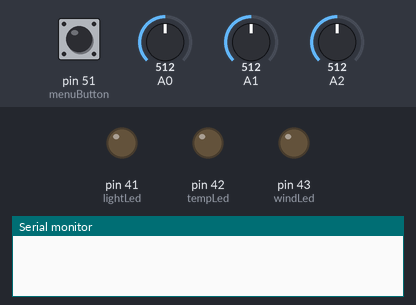
The sketch below on a simulated Arduino Mega 2560, built with avr-gcc and run on an emulated ATmega2560. Shown: output pins drawn as LEDs (lit = HIGH), the last lines printed to the serial monitor. Inputs (shaded band) come from the test bench; at power-on: pin 51 (menuButton) HIGH, A1 = 512, A0 = 512, A2 = 512.

Above: at 2.2 s.
2.3 s: pin 51 (menuButton) pulled LOW for 0.15 s
3.9 s: pin 51 (menuButton) pulled LOW for 1 s
At 7.41 s:
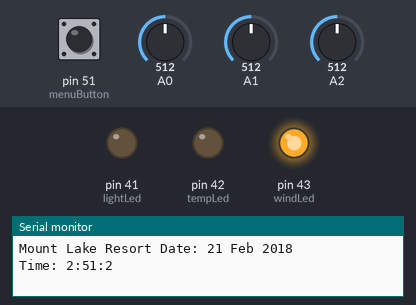
8.9 s: pin 51 (menuButton) pulled LOW for 0.15 s
At 9.43 s:
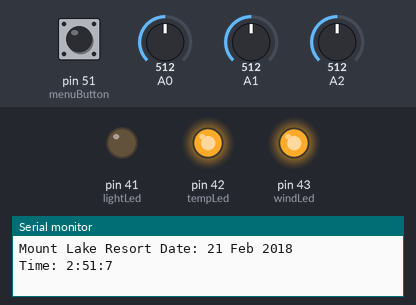
At 10.41 s:
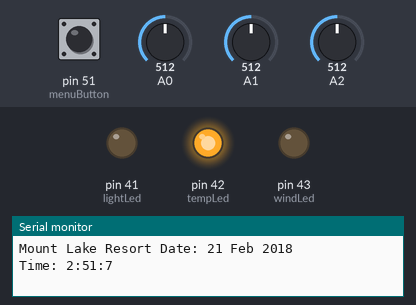
12.4 s: A1 set to 5
15.9 s: A1 set to 75
19.4 s: A1 set to 86
Timing chart, 0 to 23.9 s (numbered marks = the images above; inputs shaded):
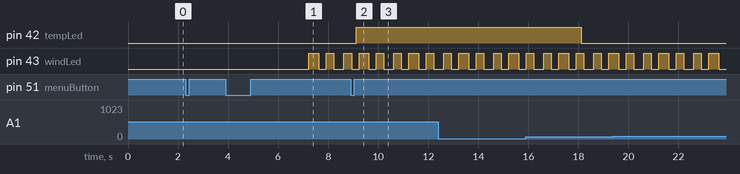

Measured:
- after the input at 3.9 s, pin 43 (windLed): goes HIGH 0.40 s, LOW 0.30 s, HIGH 0.30 s, LOW 0.40 s, then HIGH, starting after 3.3 s
- after the input at 8.9 s, pin 42 (tempLed): LOW → HIGH after 0.22 s

The sketch:

WeatherStation.ino
```cpp
/*
Name:    WeatherStation.ino
Created: 2/11/2018 2:33:43 PM
Author:  Farbod
*/

#include "SensorLib.h"
#include <SoftwareSerial.h>
#include <serLCD.h>
#include <Time.h>
#include <TimeLib.h>

//Declare Modules
Sensor lightSen(0, 1);
Sensor tempSen(1, 2);
Sensor windSen(2, 3);
serLCD lcd(50);

int lightLed = 41;
int tempLed = 42;
int windLed = 43;
int switch1 = 52;
int menuButton = 51;

int windLedState, tempLedState, lightLedState; //environmental state holders for leds

                         //Declare Variables
float data[3][3];


int ledBlink; //led on & off checker for blinking
int waitCounter; //counter for intial averaged data @  startup
int menuNum; //lcd menu state holder
int avgInterval;
int logInterval;
int testMode;
bool updateDisp;
int prevDispTime;
unsigned long currentTime, dispCurrentTime;
unsigned long prevLogTime, prevAvgTime, prevBlinkTime;
int currentButtonState, prevButtonState;


// the setup function runs once when you press reset or power the board
void setup() {

  Serial.begin(9600);
  prevLogTime = 0;
  prevAvgTime = 0;
  prevBlinkTime = 0;
  windLedState = 0;
  lightLedState = 0;
  tempLedState = 0;
  menuNum = 0;
  waitCounter = 0;
  updateDisp = true;

  logInterval = 1000;
  avgInterval = 6000;
  pinMode(switch1, INPUT);
  pinMode(menuButton, INPUT);
  pinMode(lightLed, OUTPUT);
  pinMode(windLed, OUTPUT);
  pinMode(tempLed, OUTPUT);
  startUp();
  for (int i = 0; i < 3; i++) {
    data[i][i] = 0;
    data[i][i] = 0;
    data[i][i] = 0;
  }

  setTime(2,51,0,21,2,2018); //Sets arduino to time (hour, minute, second, day, month, year)
}

// the loop function runs over and over again until power down or reset
void loop() {
  currentTime = millis();

  currentButtonState = digitalRead(menuButton);

 // if(digitalRead(switch1)){
//    logInterval = 10000;
//    avgInterval = 60000;
//    testMode = 1;
//  }

 // else {
 //   avgInterval = 600000;
 //   testMode = 0;
 // }

  if (currentButtonState != prevButtonState) {
    if (currentButtonState == 0){
      menu();
      printToMonitor();
    }
  }


  if ((currentTime - prevLogTime) >= logInterval) {
    prevLogTime = currentTime;
    data[0][0] += lightSen.dataCollect();
    data[0][1] += tempSen.dataCollect();
    data[0][2] += windSen.dataCollect();
  }

  if ((currentTime - prevAvgTime) >= avgInterval) {
    prevAvgTime = currentTime;
    avgData();
  }

  if ((currentTime - prevDispTime) >= lcdDelay(5)) {
    updateDisp = true;
    prevDispTime = currentTime;
  }

  if ((currentTime - prevBlinkTime) >= 300) {
    prevBlinkTime = currentTime;
    if (ledBlink == 1)
      ledBlink = 0;
    else
      ledBlink = 1;
  }

  lcdDisp();
  ledAlarm();

  prevButtonState = currentButtonState;
}

//-------------------------------------------------------
void startUp() {
  lcd.clear();
  delay(10);
  lcd.print("Hello...");
  delay(1000);
}
//-------------------------------------------------------
void menu() {
  if (menuNum == 2)
    menuNum = 0;
  else
    menuNum++;
}
//-------------------------------------------------------
void lcdDisp() {
  if (updateDisp) {
    if (currentTime <= (avgInterval + 1000)) {
      pleaseWait();
    }
    else {
      switch (menuNum) {
      case 0:
        dispTemp();
        break;
      case 1:
        dispLight();
        break;
      case 2:
        dispWind();
        break;

      default:
        break;
      }
    }
    updateDisp = false;
  }
}
//------------------------------------------------------
void dispLight() {
  int lux = data[1][0];
  lcd.clear();
  lcd.print("Light Level:    ");
  lcd.print(lux);
  lcd.print(" Lux ");
  if (lux < 100) {
    lcd.print("Dark");
    lightLedState = 0;
  }
  else if (lux > 100 && lux <= 1000) {
    lcd.print("Overcast");
    lightLedState = 0;
  }
  else if (lux > 1000 && lux <= 10000) {
    lcd.print("Bright");
    lightLedState = 0;
  }
  else if (lux > 10000) {
    lcd.print("Sunny");
    lightLedState = 1;
  }
  delay(100);
}
//-------------------------------------------------------
void dispTemp() {
  int tempC = (int)data[1][1];
  lcd.clear();
  lcd.print("Temperature:    ");
  lcd.print(tempC);
  lcd.print(" C ");
  lcd.print((int)((tempC * 9.0 / 5.0) + 32.0));
  lcd.print(" F ");
  if (tempC <= 0) {
    lcd.print("Freezing");
    tempLedState = 0;
  }
  else if (tempC > 0 && tempC < 15) {
    lcd.print("Cool");
    tempLedState = 0;
  }
  else if (tempC >= 15 && tempC <= 24) {
    lcd.print("Warm");
    tempLedState = 1;
  }
  else if (tempC > 24) {
    lcd.print("Hot");
    tempLedState = 1;
  }
  delay(100);
}
//-------------------------------------------------------
void dispWind() {
  int avgPotLoc = (int)data[1][2];
  int prevAvgPotLoc = (int)data[2][2];
  lcd.clear();
  lcd.print("Wind:    ");
  if ((502 <= avgPotLoc) && (avgPotLoc <= 522) && ((prevAvgPotLoc - 30) <= avgPotLoc) && (avgPotLoc <= (prevAvgPotLoc + 30))) {
    lcd.print("Still");
    windLedState = 0;
  }
  else if ((402 <= avgPotLoc) && (avgPotLoc <= 622) && !(((prevAvgPotLoc - 50) <= avgPotLoc) && (avgPotLoc <= (prevAvgPotLoc + 50)))) {
    lcd.print("Breezy");
    windLedState = 1;
  }
  else if ((((100 <= avgPotLoc) && (avgPotLoc < 502)) || ((522 < avgPotLoc) && (avgPotLoc <= 924))) && ((prevAvgPotLoc - 50) <= avgPotLoc) && (avgPotLoc <= (prevAvgPotLoc + 50))) {
    lcd.print("Windy");
    windLedState = 1;
  }
  else if (((((100 <= avgPotLoc) && (avgPotLoc < 502)) && ((100 <= prevAvgPotLoc) && (prevAvgPotLoc < 502))) || (((522 < avgPotLoc) && (avgPotLoc <= 924)) && ((522 < avgPotLoc) && (avgPotLoc <= 924)))) && !(((prevAvgPotLoc - 20) <= avgPotLoc) && (avgPotLoc <= (prevAvgPotLoc + 20)))) {
    lcd.print("Gusty");
    windLedState = 1;
  }
  else if ((avgPotLoc <= 100) || (924 <= avgPotLoc)) {
    lcd.print("Stormy");
    windLedState = 2;
  }
  delay(100);
}
//-------------------------------------------------------
void avgData() {
  for (int i = 0; i < 3; i++) {
    data[2][i] = data[1][i];
    data[1][i] = (data[0][i] / (avgInterval / 1000));
  }
//  if(testMode == 0) {
//    data[2][2] = data[1][2];
//    data[1][2] = (data[0][2] / (avgInterval / 10000));
//    data[0][2] = 0;
//  }
//  else if(testMode == 1) {
//    data[2][2] = data[1][2];
//    data[1][2] = (data[0][2] / (avgInterval / 1000));
//    data[0][2] = 0;
//  }
//
  for (int i = 0; i < 3; i++) {
    data[0][i] = 0;
  }
}
//-------------------------------------------------------
void printToMonitor()
{
  Serial.println("\n------------------------------------------------------------\n");
  Serial.print("Mount Lake Resort Date: ");
  Serial.print(day());
  Serial.print(" ");
  Serial.print(monthShortStr(month()));
  Serial.print(" ");
  Serial.print(year());
  Serial.print("\nTime: ");
  digitalClockDisplay();
}
//-------------------------------------------------------
void digitalClockDisplay()    // digital clock display of the time
{
  Serial.print(hour());
  Serial.print(":");
  Serial.print((int)minute());
  Serial.print(":");
  Serial.print((int)second());

}
//-------------------------------------------------------
int lcdDelay(int intervalMult) {
  return intervalMult * 100;
}
//-------------------------------------------------------
void pleaseWait() {
  waitCounter++;
  lcd.clear();
  lcd.print("Averaging");
  if (waitCounter == 4)
    waitCounter = 0;
  for (int j = 0; j < waitCounter; j++)
    lcd.print(".");
  delay(100);
}
//-------------------------------------------------------
void ledAlarm() {
  switch (lightLedState) {

  case 0:
    digitalWrite(lightLed, LOW);
    break;
  case 1:
    digitalWrite(lightLed, HIGH);
    break;

  }
  switch (windLedState) {

  case 0:
    digitalWrite(windLed, LOW);
    break;
  case 1:
    if (ledBlink == 0)
      digitalWrite(windLed, HIGH);
    else if (ledBlink == 1)
      digitalWrite(windLed, LOW);
    break;
  case 2:
    digitalWrite(windLed, HIGH);
    break;

  }
  switch (tempLedState) {

  case 0:
    digitalWrite(tempLed, LOW);
    break;
  case 1:
    digitalWrite(tempLed, HIGH);
    break;

  }
}
```

SensorLib.cpp
```cpp
/*
 Name:    SensorLib.cpp
 Created: 2/11/2018 2:30:37 PM
 Author:  Farbod
 Editor:  http://www.visualmicro.com
*/

#include "SensorLib.h"

Sensor::Sensor(int pin, int type)
{
  _pin = pin;
  _type = type; //type 1 - light, type 2  - temp , type 3 - wind
  pinMode(_pin, INPUT);

}

float Sensor::dataCollect() {

  if    (_type == 1) {

    _rawRead = analogRead(_pin);
    _adjRead = ((_rawRead * 5.0) / 1024.0) * 2000.0; //lux reading between 0 and  1000 based on a 10kOhm resistor
  }
  else if (_type == 2) {
    _rawRead = analogRead(_pin);
    _adjRead = ((((_rawRead * 5.0) / 1024.0) - 0.5) * 100) + 9;
    //celcius temp function
  }
  else if (_type == 3) {
    _rawRead = analogRead(_pin);
    _adjRead = _rawRead;
  }

  return _adjRead;
}
```

SensorLib.h
```cpp
/*
 Name:    SensorLib.h
 Created: 2/11/2018 2:30:37 PM
 Author:  Farbod
 Editor:  http://www.visualmicro.com
*/

#ifndef _SensorLib_h
#define _SensorLib_h

//---------------------------------------------
#if defined(ARDUINO) && ARDUINO >= 100
  #include "arduino.h"
#else
  #include "WProgram.h"
#endif
//---------------------------------------------


class Sensor {

public:
  Sensor(int pin, int type);
  float dataCollect();

private:
  int _pin;
  int _type;
  float _rawRead;
  float _adjRead;
};


#endif
```
